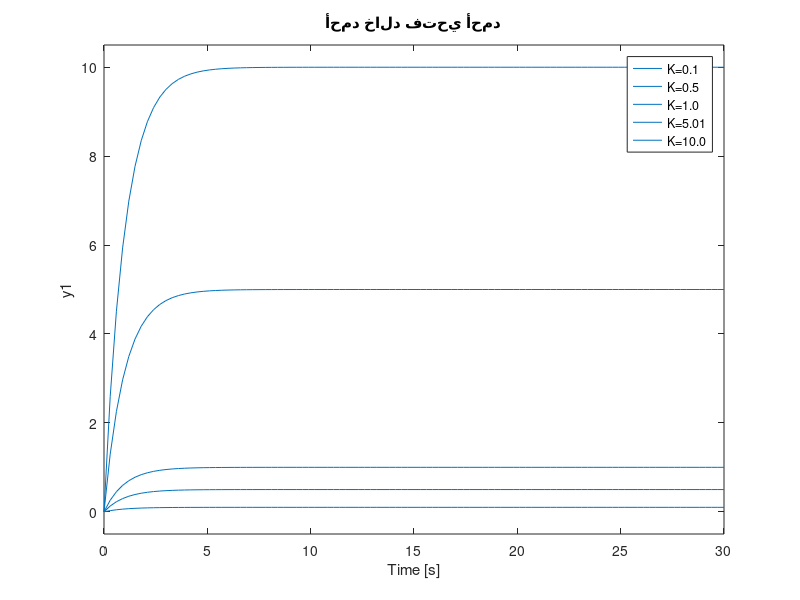

Recreate this plot in MATLAB.
close all
clear
clc

K_values = [0.1, 0.5, 1.0, 5.0, 10.0];
for i = 1:length(K_values)
    K = K_values(i);
    m=0; c=1; k=1;
    G=tf (K, [m c k]);
    step(G, 30);
    hold on
%response to unit step input
end
title('أحمد خالد فتحي أحمد');
legend('K=0.1','K=0.5','K=1.0','K=5.01','K=10.0')
grid
    